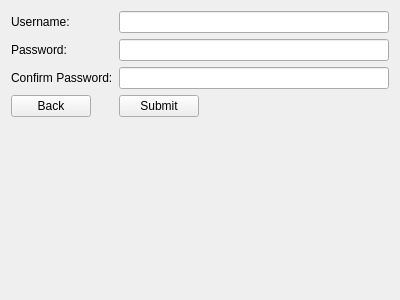
<?xml version="1.0" encoding="UTF-8"?>
<ui version="4.0">
 <class>NewUser</class>
 <widget class="QWidget" name="NewUser">
  <property name="geometry">
   <rect>
    <x>0</x>
    <y>0</y>
    <width>400</width>
    <height>300</height>
   </rect>
  </property>
  <property name="windowTitle">
   <string>Form</string>
  </property>
  <layout class="QFormLayout" name="formLayout">
   <item row="0" column="0">
    <widget class="QLabel" name="label_5">
     <property name="text">
      <string>Username:</string>
     </property>
    </widget>
   </item>
   <item row="1" column="0">
    <widget class="QLabel" name="label_4">
     <property name="text">
      <string>Password:</string>
     </property>
    </widget>
   </item>
   <item row="2" column="0">
    <widget class="QLabel" name="label">
     <property name="text">
      <string>Confirm Password:</string>
     </property>
    </widget>
   </item>
   <item row="0" column="1">
    <widget class="QLineEdit" name="lineEdit"/>
   </item>
   <item row="1" column="1">
    <widget class="QLineEdit" name="lineEdit_2"/>
   </item>
   <item row="2" column="1">
    <widget class="QLineEdit" name="lineEdit_3"/>
   </item>
   <item row="3" column="0">
    <widget class="QPushButton" name="pushButton">
     <property name="text">
      <string>Back</string>
     </property>
    </widget>
   </item>
   <item row="3" column="1">
    <widget class="QPushButton" name="pushButton_2">
     <property name="sizePolicy">
      <sizepolicy hsizetype="Maximum" vsizetype="Fixed">
       <horstretch>0</horstretch>
       <verstretch>0</verstretch>
      </sizepolicy>
     </property>
     <property name="text">
      <string>Submit</string>
     </property>
    </widget>
   </item>
  </layout>
 </widget>
 <resources/>
 <connections/>
</ui>
